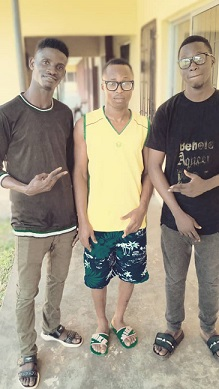
#> input picture Images/friends.jpg, 219 x 389 px
$ python sobelCombined.py
#> lines starting #> are read from the running program, lines starting #| are printed output that depends on the picture
import cv2 as cv
import numpy as np
img = cv.imread("Images/friends.jpg")
#> img is the input picture: shape (389, 219, 3); mean B, G, R 130.2, 150.5, 160.8
gray_img = cv.cvtColor(img, cv.COLOR_BGR2GRAY)
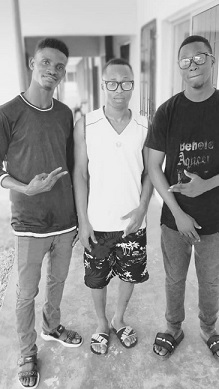
#> gray_img: shape (389, 219); min 8, max 254, mean 151.2
sobel_x = cv.Sobel(gray_img, cv.CV_64F, 1, 0)
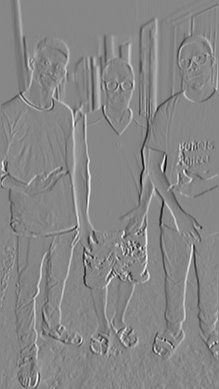
#> sobel_x: shape (389, 219) float64; min -898, max 797, mean -2.7; drawn with min black and max white
sobel_y = cv.Sobel(gray_img, cv.CV_64F, 0, 1)
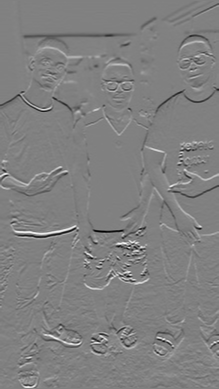
#> sobel_y: shape (389, 219) float64; min -853, max 837, mean -0.7; drawn with min black and max white
sobelcombo = cv.bitwise_or(sobel_x, sobel_y)
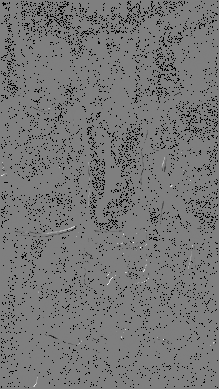
#> sobelcombo: shape (389, 219) float64; 7.08% of the values are NaN or infinite; the others: min -130560, max 130944, mean -238.9; drawn with min black, max white, NaN and infinite black
cv.imshow("SOBEL COMBINED", sobelcombo)
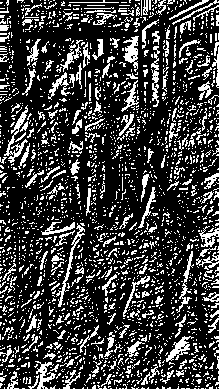
#> window 'SOBEL COMBINED': shape (389, 219); 23.6% white in thin lines or dots
cv.waitKey(0)

$ run again, with Images/flex.jpg copied over Images/friends.jpg
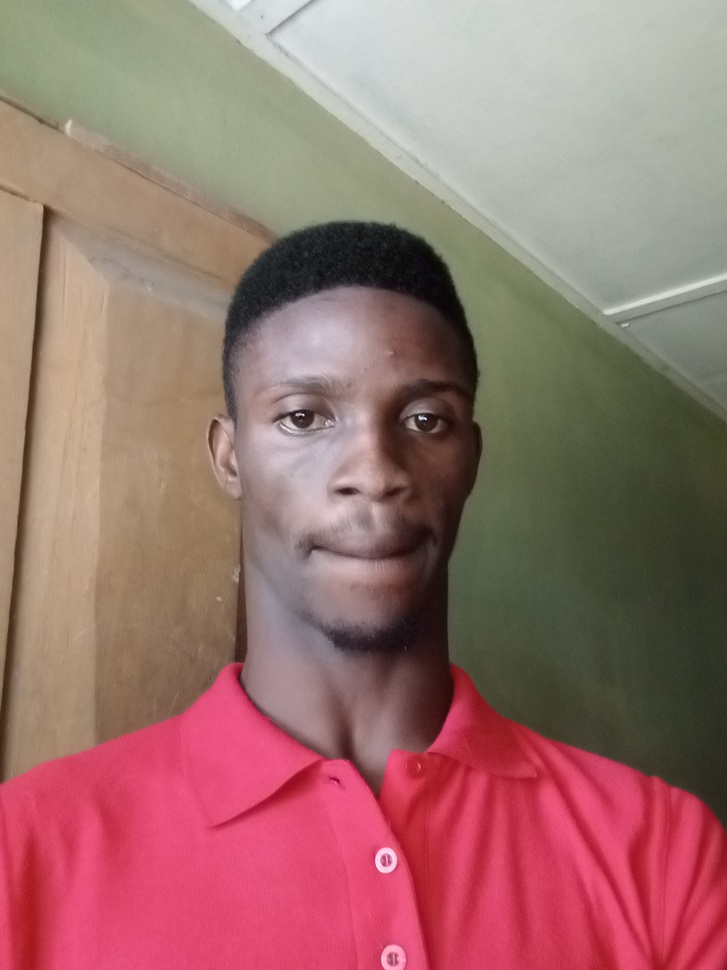
#> input picture Images/flex.jpg, 727 x 970 px, shrunk from 2448 x 3264 before the run
#> img is the input picture: shape (970, 727, 3); mean B, G, R 109.7, 113.4, 154.8
#> `sobelcombo = cv.bitwise_or(sobel_x, sobel_y)`:
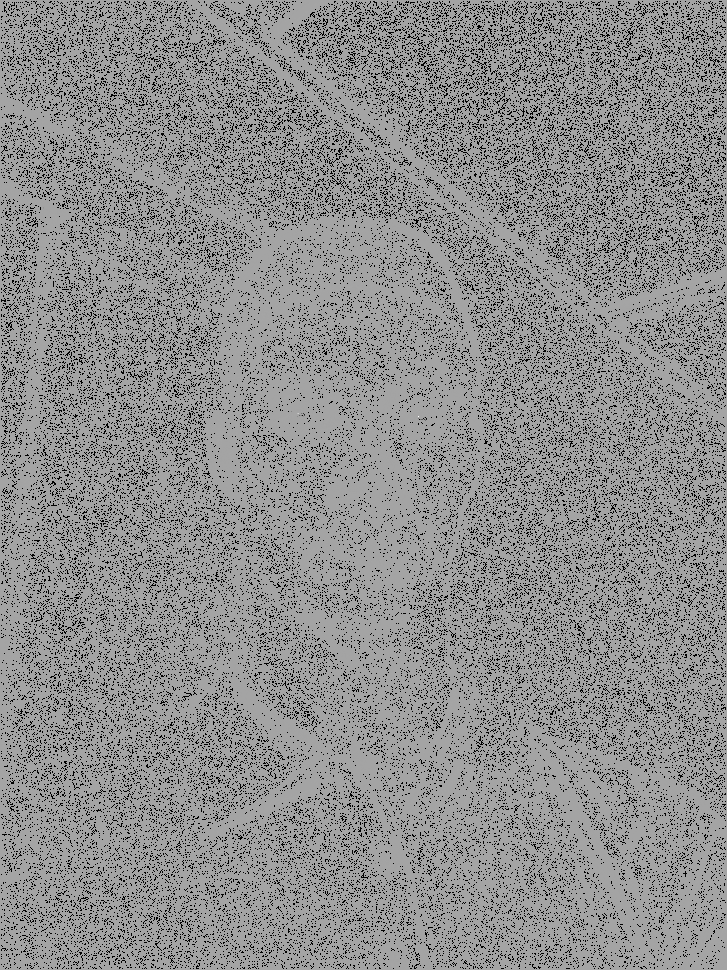
#> sobelcombo: shape (970, 727) float64; 13.41% of the values are NaN or infinite; the others: min -98048, max 53760, mean -22.54; drawn with min black, max white, NaN and infinite black
#> `cv.imshow("SOBEL COMBINED", sobelcombo)`:
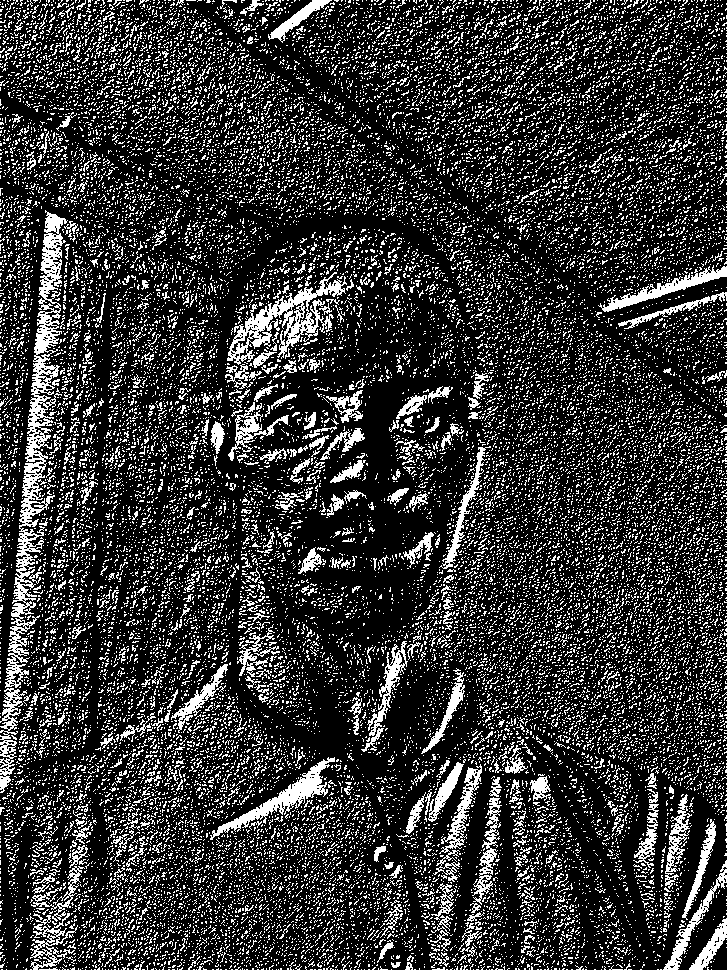
#> window 'SOBEL COMBINED': shape (970, 727); 20.6% white in thin lines or dots

$ run again, with Images/seun.jpg copied over Images/friends.jpg
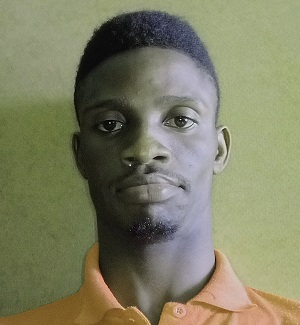
#> input picture Images/seun.jpg, 300 x 325 px
#> img is the input picture: shape (325, 300, 3); mean B, G, R 99.9, 127.1, 126.9
#> `sobelcombo = cv.bitwise_or(sobel_x, sobel_y)`:
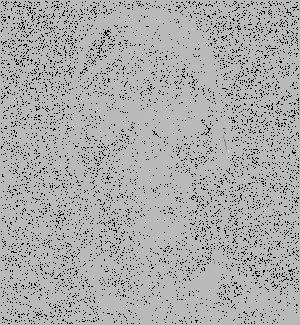
#> sobelcombo: shape (325, 300) float64; 8.69% of the values are NaN or infinite; the others: min -124288, max 46528, mean -53.85; drawn with min black, max white, NaN and infinite black
#> `cv.imshow("SOBEL COMBINED", sobelcombo)`:
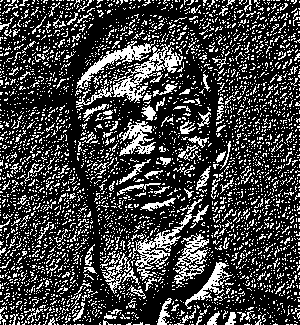
#> window 'SOBEL COMBINED': shape (325, 300); 25.5% white in thin lines or dots
